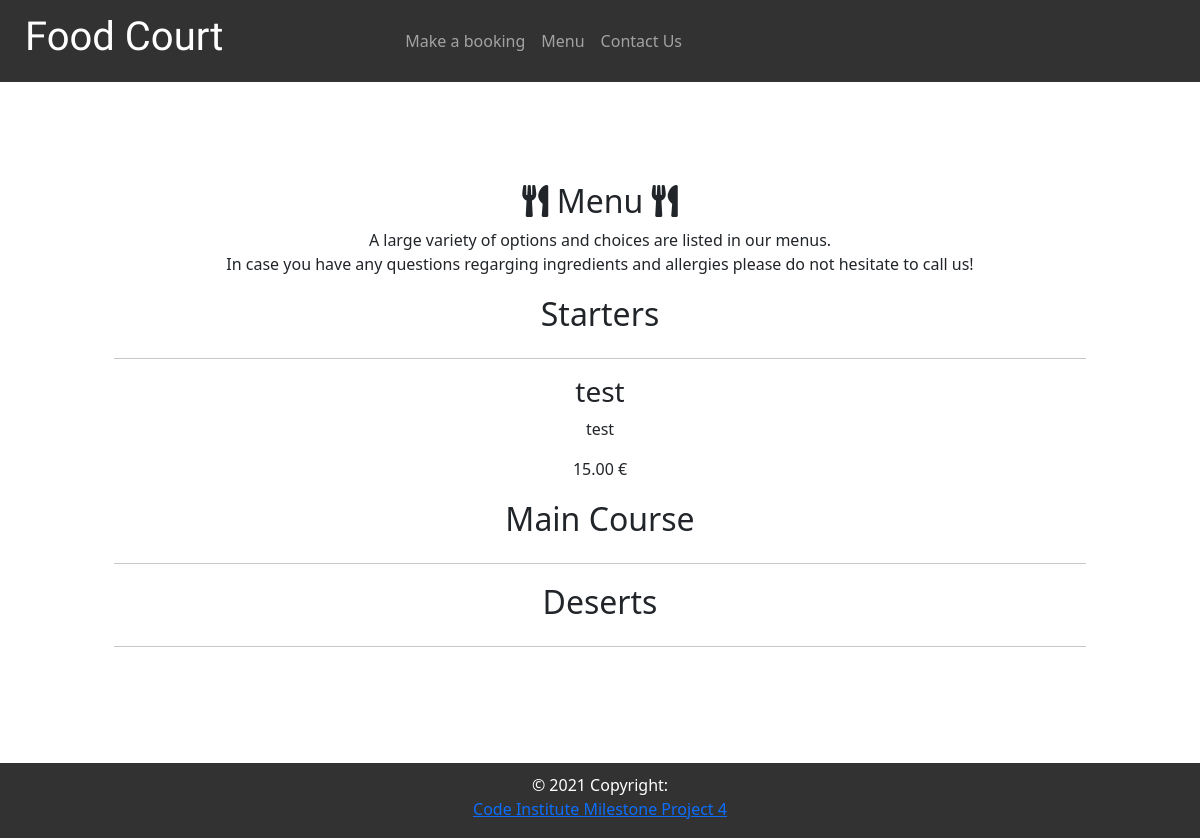
Before: /menu/ with the older database file.
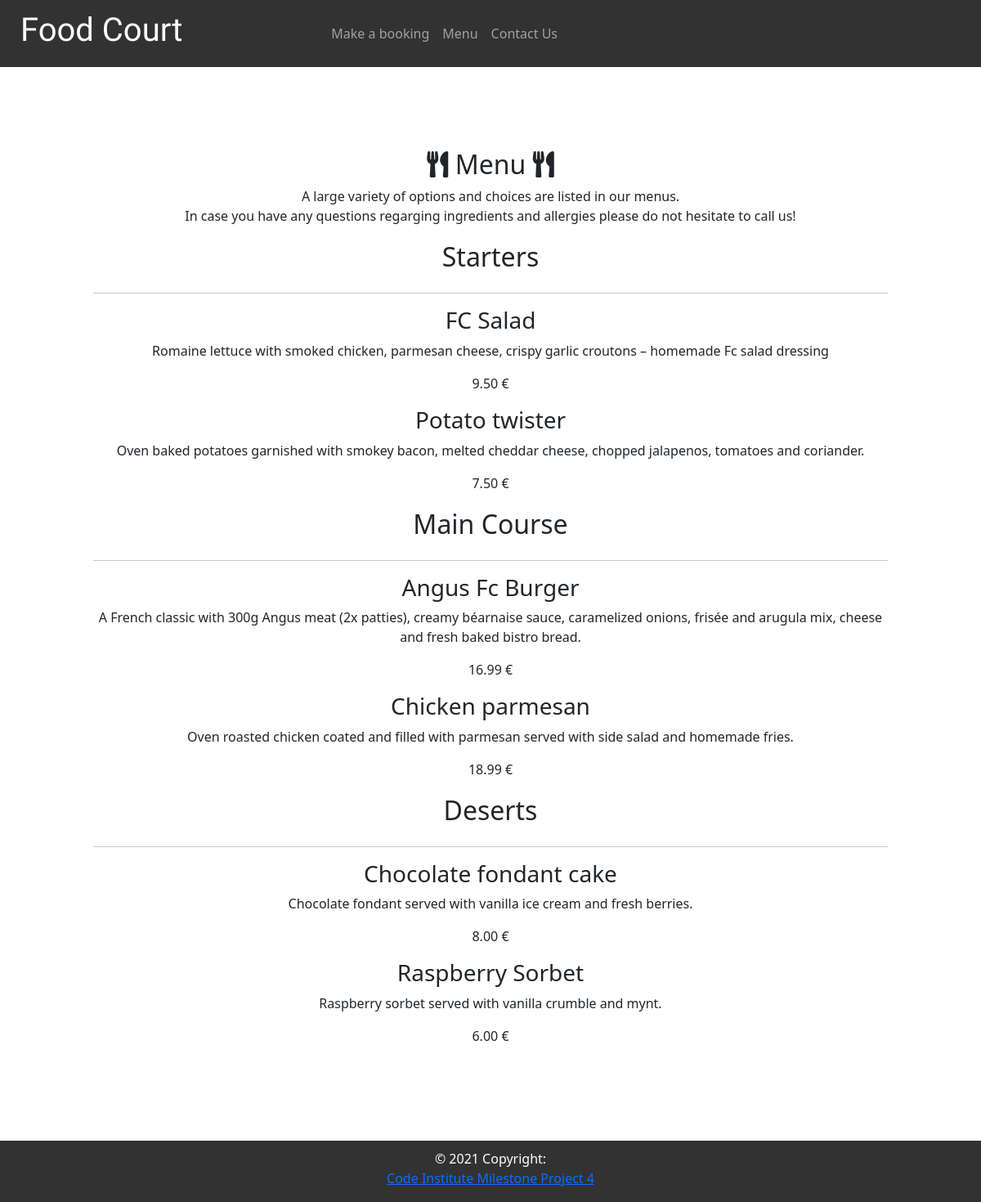
After: the same page with the newer database file.
### menu/models.py (models this page shows, shortened)
class menu_item(models.Model):
    title = models.CharField(max_length=200, unique=True)
    components = models.TextField(max_length=5000)
    price = models.DecimalField(max_digits=4, decimal_places=2)
    created_on = models.DateField(auto_now_add=True)
    item_category = models.IntegerField(choices=ITEM_TYPE)

### menu/views.py (the view)
# urls.py: path('', views.menu, name='menu'),
def menu(request):
    starter = menu_item.objects.filter(item_category=0)
    mains = menu_item.objects.filter(item_category=1)
    deserts = menu_item.objects.filter(item_category=2)
    context = {
        'starters': starter,
        'mains': mains,
        'deserts': deserts,
    }
    return render(request, 'menu/menu.html', context)

### menu/templates/menu/menu.html (shortened to what this page needs)
{% extends "base.html" %}
{% block content %}
    <div class="container" id="menu_container">
        <div class="row page_description">
            <div class="col">
                <h2><i class="fas fa-utensils"></i> Menu <i class="fas fa-utensils"></i></h2>
                <p>A large variety of options and choices are listed in our menus. <br>
                    In case you have any questions regarging ingredients and allergies please do not hesitate to call us!
                </p>
            </div>
        </div>
        <div class="row">
            <div class="col">
                <div class="dish_type_title">
                    <h2>Starters</h2>
                </div>
                <hr>
                {% for starter in starters %}
                    <div class="row">
                        <div class="col">
                            {% if  user.username == "admin" %}
                                <h3 class="dish_title">
                                    {{ starter.title}}
                                    <a href="{% url 'edit' starter.id %}">
                                        <i class="far fa-edit"></i>
                                    </a>
                                    <a href="{% url 'delete' starter.id %}" class="delete_btn" onclick="messageDisplay">
                                        <i class="fas fa-trash-alt"></i>
                                    </a>
                                </h3>
                            {% else %}
                                <h3 class="dish_title"> {{ starter.title}} </h3>
                            {% endif %}
                            <div class="dish_info">
                                <p> {{ starter.components }}</p>
                                <p>{{ starter.price}} €</p>
                            </div>
                        </div>
                    </div>
                {% endfor %}
            </div>
        </div>
        <div class="row">
            <div class="col">
                <div class="dish_type_title">
                    <h2>Main Course</h2>
                </div>
                <hr>
                {% for main in mains %}
                    <div class="row">
                        <div class="col">
                            {% if  user.username == "admin" %}
                                <h3 class="dish_title">
                                    {{ main.title}}
                                    <a href="{% url 'edit' main.id %}">
                                        <i class="far fa-edit"></i>
                                    </a>
                                    <a href="{% url 'delete' main.id %}" class="delete_btn" onclick="messageDisplay">
                                        <i class="fas fa-trash-alt"></i>
                                    </a>
                                </h3>
                            {% else %}
                                <h3 class="dish_title"> {{ main.title}} </h3>
                            {% endif %}
                            <div class="dish_info">
                                <p> {{ main.components }}</p>
                                <p>{{ main.price}} €</p>
                            </div>
                        </div>
                    </div>
                {% endfor %}
            </div>
        </div>
        <div class="row">
            <div class="col">
                <div class="dish_type_title">
                    <h2>Deserts</h2>
                </div>
                <hr>
                {% for desert in deserts %}
                    <div class="row">
                        <div class="col">
                            {% if  user.username == "admin" %}
                                <h3 class="dish_title">
                                    {{ desert.title}}
                                    <a href="{% url 'edit' desert.id %}">
                                        <i class="far fa-edit"></i>
                                    </a>
                                    <a href="{% url 'delete' desert.id %}" class="delete_btn" onclick="messageDisplay">
                                        <i class="fas fa-trash-alt"></i>
                                    </a>
                                </h3>
                            {% else %}
                                <h3 class="dish_title"> {{ desert.title}} </h3>
                            {% endif %}
                            <div class="dish_info">
                                <p> {{ desert.components }}</p>
                                <p>{{ desert.price}} €</p>
                            </div>
                        </div>
                    </div>
                {% endfor %}
            </div>
        </div>
    </div>
{% endblock %}

### templates/base.html (shortened to what this page needs)
{% load static %}
<!DOCTYPE html>
<html lang="en">
<head>
    <link rel="stylesheet" href="https://pro.fontawesome.com/releases/v5.10.0/css/all.css"/>
    <link href="https://cdn.jsdelivr.net/npm/bootstrap@5.0.2/dist/css/bootstrap.min.css" rel="stylesheet">
    <link rel="stylesheet" href="{% static 'css/base.css' %}" type="text/css">
</head>
<body>
    <header>
        <nav class="navbar navbar-expand-sm navbar-dark" id="navbar">
            <a href="{% url 'index' %}" id="logo" class="navbar-brand"><h1>Food Court</h1></a>
            <div class="collapse navbar-collapse" id="navbarNav">
              <ul class="navbar-nav">
                {% if not request.user.is_authenticated %}
                    <li class="nav-item active">
                        <a class="nav-link" href="{% url 'booknow' %}">Make a booking <span class="sr-only">(current)</span></a>
                    </li>
                {% endif %}
                <li class="nav-item">
                    <a class="nav-link" href="{% url 'menu' %}">Menu</a>
                  </li>
                <li class="nav-item">
                    <a class="nav-link" href="{% url 'info' %}">Contact Us</a>
                </li>
              </ul>
            </div>
          </nav>
    </header>
    <section id="base_container">
        {% block content%}{% endblock%}
    </section>
    <footer>
        <div class="container-fluid">
            <div class="row">
                <div class="col">
                        <p>© 2021 Copyright:<br>
                            <a href="https://github.com/Anelairam/ms4">Code Institute Milestone Project 4</a>
                        </p>
                </div>
            </div>
        </div>
    </footer>
</body>
</html>

### static/css/base.css (style rules this page uses)
* { margin: 0; padding: 0; }
html, body { height:100%; padding:0; margin:0; }
body { min-width: 100vw; overflow-x: hidden; background-image: url('https://res.cloudinary.com/dmgrh8ekr/image/upload/v1642891482/greenwich/pattern_wg14iu.png'); background-size: 600px; }
header { background-color: #323232; display: flex; flex-direction: row; justify-content: center; }
#logo { font-family: 'Oooh Baby', cursive; color: white; text-decoration: none; margin-right: 723px; }
#navbar { background-color: #323232; }
#base_container { min-height: 90vh; width: 100%; display: flex; justify-content: center; align-items: center; }
footer { background-color: #323232; color: white; height: 54px; text-align: center; margin-bottom: 0; }
.container-fluid p { margin-top: 10px; }
#menu_container { text-align: center; background-color: rgba(265, 265, 265, 1); padding: 25px 0; margin: 75px auto; }
.dish_type_title { display: flex; flex-direction: row; justify-content: center; height: 50px; }
.dish_type_title h2 { padding-top: 3px; }
@media screen and (min-width: 768px) { header { background-color: #323232; display: block; } }
@media screen and (min-width: 768px) { #navbar { display: flex; justify-content: space-between; } }
@media screen and (min-width: 768px) { #navbarNav { margin-left: 149px; } }
@media screen and (min-width: 768px) { #logo { margin: auto 25px; } }
@media screen and (min-width: 768px) { footer { height: 75px; } }
@media screen and (min-width: 768px) { #base_container { min-height: 85vh; width: 81%; margin: auto; } }

Changed rows visible on the page:
removed menu_item: title "test", components "test", price "15.00", shown under "Starters"
added menu_item: title "FC Salad", components "Romaine lettuce with smoked chicken, parmesan cheese, crispy garlic croutons – homemade Fc salad dressing", price "9.50", shown under "Starters"
added menu_item: title "Potato twister", components "Oven baked potatoes garnished with smokey bacon, melted cheddar cheese, chopped jalapenos, tomatoes and coriander.", price "7.50", shown under "Starters"
added menu_item: title "Angus Fc Burger", components "A French classic with 300g Angus meat (2x patties), creamy béarnaise sauce, caramelized onions, frisée and arugula mix, cheese and fresh baked bistro bread.", price "16.99", shown under "Main Course"
added menu_item: title "Chicken parmesan", components "Oven roasted chicken coated and filled with parmesan served with side salad and homemade fries.", price "18.99", shown under "Main Course"
added menu_item: title "Chocolate fondant cake", components "Chocolate fondant served with vanilla ice cream and fresh berries.", price "8.00", shown under "Deserts"
added menu_item: title "Raspberry Sorbet", components "Raspberry sorbet served with vanilla crumble and mynt.", price "6.00", shown under "Deserts"
